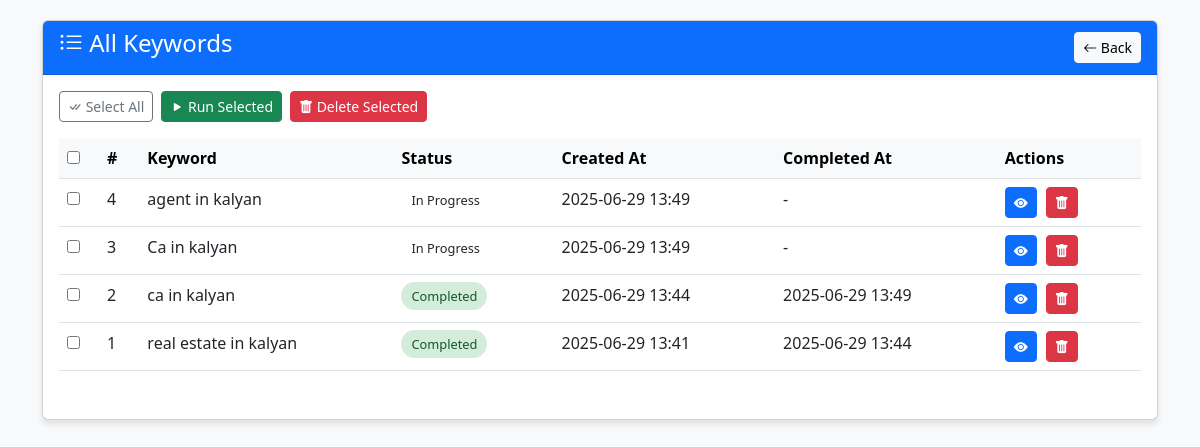
The app's page /keywords, older data.
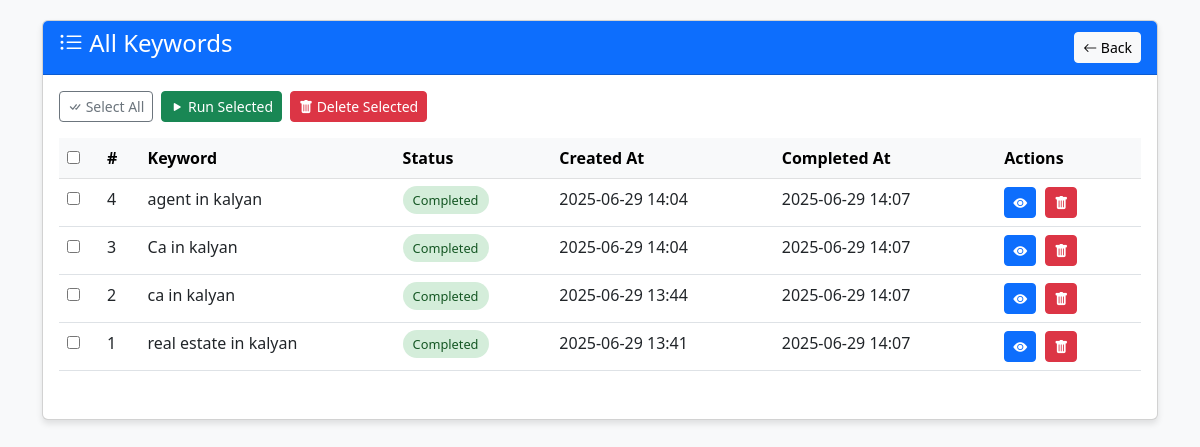
The same page, newer data.
### app.py (models this page shows)
class Keyword(db.Model):
    id = db.Column(db.Integer, primary_key=True)
    keyword = db.Column(db.String(200), nullable=False)
    status = db.Column(db.String(20), default='pending')  # pending, in_progress, completed
    created_at = db.Column(db.DateTime, default=datetime.utcnow)
    completed_at = db.Column(db.DateTime, nullable=True)

### app.py (the view)
@app.route('/keywords', methods=['GET'])
def keywords():
    keywords = Keyword.query.order_by(Keyword.id.desc()).all()
    return render_template('keywords.html', keywords=keywords)

### templates/keywords.html (shortened to what this page needs)
{% extends "base.html" %}
{% block content %}
<div class="card">
    <div class="card-header bg-primary text-white d-flex justify-content-between align-items-center">
        <h4><i class="bi bi-list-ul"></i> All Keywords</h4>
        <a href="{{ url_for('index') }}" class="btn btn-light btn-sm">
            <i class="bi bi-arrow-left"></i> Back
        </a>
    </div>
    <div class="card-body">
        <form method="POST" action="{{ url_for('delete_keywords') }}" id="bulkActionsForm" class="mb-3">
            <div class="d-flex">
                <button type="button" class="btn btn-outline-secondary btn-sm me-2" onclick="toggleSelectAll()">
                    <i class="bi bi-check-all"></i> Select All
                </button>
                <button type="submit" formaction="{{ url_for('run_keywords') }}" class="btn btn-success btn-sm me-2">
                    <i class="bi bi-play-fill"></i> Run Selected
                </button>
                <button type="submit" class="btn btn-danger btn-sm" onclick="return confirm('Are you sure you want to delete selected keywords and all their results?')">
                    <i class="bi bi-trash-fill"></i> Delete Selected
                </button>
            </div>
            <div class="table-responsive mt-3">
                <table class="table table-hover">
                    <thead class="table-light">
                        <tr>
                            <th width="40px">
                                <input type="checkbox" id="selectAllCheckbox" onclick="toggleSelectAll()">
                            </th>
                            <th>#</th>
                            <th>Keyword</th>
                            <th>Status</th>
                            <th>Created At</th>
                            <th>Completed At</th>
                            <th>Actions</th>
                        </tr>
                    </thead>
                    <tbody>
                        {% for keyword in keywords %}
                        <tr>
                            <td>
                                <input type="checkbox" name="keyword_ids" value="{{ keyword.id }}" class="row-checkbox">
                            </td>
                            <td>{{ keyword.id }}</td>
                            <td>{{ keyword.keyword }}</td>
                            <td>
                                <span class="status-badge status-{{ keyword.status }}">
                                    {{ keyword.status|replace('_', ' ')|title }}
                                </span>
                            </td>
                            <td>{{ keyword.created_at.strftime('%Y-%m-%d %H:%M') }}</td>
                            <td>
                                {% if keyword.completed_at %}
                                    {{ keyword.completed_at.strftime('%Y-%m-%d %H:%M') }}
                                {% else %}
                                    -
                                {% endif %}
                            </td>
                            <td>
                                <a href="{{ url_for('results', keyword_id=keyword.id) }}" class="btn btn-sm btn-primary action-btn" data-bs-toggle="tooltip" title="View Results">
                                    <i class="bi bi-eye-fill"></i>
                                </a>
                                <form method="POST" action="{{ url_for('delete_keyword', keyword_id=keyword.id) }}" class="d-inline">
                                    <button type="submit" class="btn btn-sm btn-danger action-btn" data-bs-toggle="tooltip" title="Delete" onclick="return confirm('Are you sure?')">
                                        <i class="bi bi-trash-fill"></i>
                                    </button>
                                </form>
                            </td>
                        </tr>
                        {% else %}
                        <tr>
                            <td colspan="7" class="text-center text-muted">No keywords found. Add some to get started.</td>
                        </tr>
                        {% endfor %}
                    </tbody>
                </table>
            </div>
        </form>
    </div>
</div>
{% endblock %}

### templates/base.html (shortened to what this page needs)
<!DOCTYPE html>
<html lang="en">
<head>
    <link href="https://cdn.jsdelivr.net/npm/bootstrap@5.3.0/dist/css/bootstrap.min.css" rel="stylesheet">
    <link rel="stylesheet" href="https://cdn.jsdelivr.net/npm/bootstrap-icons@1.10.0/font/bootstrap-icons.css">
</head>
<body>
    <div class="container">
        {% block content %}{% endblock %}
    </div>
</body>
</html>

### templates/base.html (style rules this page uses)
body { background-color: #f8f9fa; padding-top: 20px; }
.card { margin-bottom: 20px; box-shadow: 0 4px 6px rgba(0, 0, 0, 0.1); }
.table-responsive { overflow-x: auto; }
.status-badge { font-size: 0.8rem; padding: 5px 10px; border-radius: 20px; }
.status-completed { background-color: #d4edda; color: #155724; }
.action-btn { margin-right: 5px; }

Row changes from the older to the newer data that the page shows:
changed Keyword "agent in kalyan": status "In Progress" → "Completed"; created_at "2025-06-29 13:49" → "2025-06-29 14:04"; completed_at (not shown) → "2025-06-29 14:07"; no longer shows "-"
changed Keyword "Ca in kalyan": status "In Progress" → "Completed"; created_at "2025-06-29 13:49" → "2025-06-29 14:04"; completed_at (not shown) → "2025-06-29 14:07"; no longer shows "-"
changed Keyword "ca in kalyan": completed_at "2025-06-29 13:49" → "2025-06-29 14:07"
changed Keyword "real estate in kalyan": completed_at "2025-06-29 13:44" → "2025-06-29 14:07"
